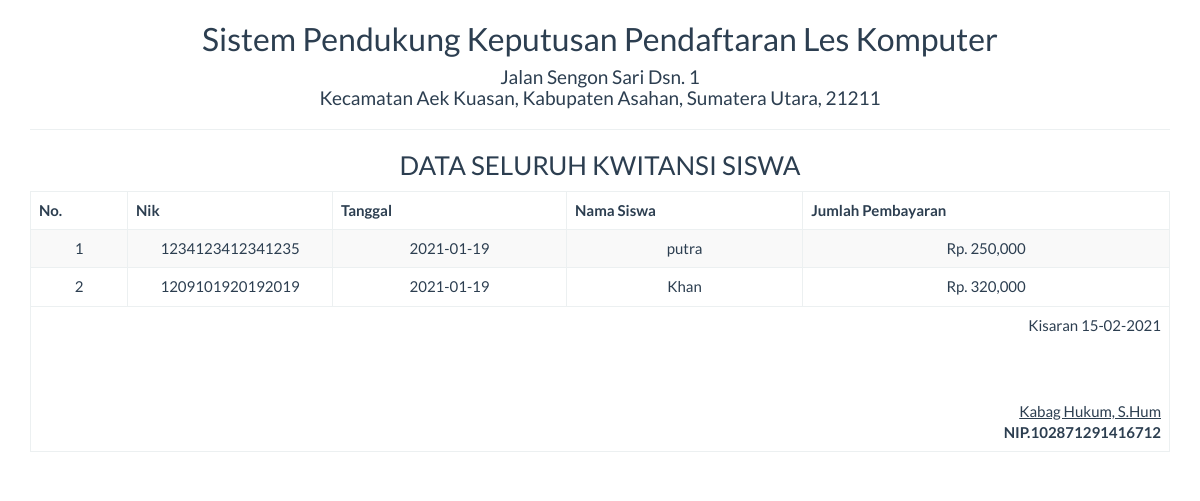
The app's page /report/kwitansi_semua.php with its own data.
### tables this page shows
CREATE TABLE `tb_kwitansi` (
  `id_kwitansi` int(11) NOT NULL,
  `tanggal` date NOT NULL,
  `nik` varchar(25) NOT NULL,
  `jumlah_pembayaran` int(20) NOT NULL
);

CREATE TABLE `tb_siswa` (
  `id` int(11) NOT NULL,
  `nik` varchar(50) NOT NULL,
  `nama_siswa` varchar(25) NOT NULL,
  `alamat` varchar(20) NOT NULL,
  `no_hp` varchar(12) NOT NULL,
  `jenis_kelamin` varchar(25) NOT NULL
);

### report/kwitansi_semua.php (the view, shortened to what this page needs)
<!DOCTYPE html>
<html>
    <head>
        <link href="../Assets/css/bootstrap.min.css" rel="stylesheet" type="text/css"/>
    </head>
    <body onload="print()">
        <?php
        include '../config/koneksi.php';
        ?>
        <div class="container">
            <div class='row'>
                <div class="col-sm-12">
                    <div class="text-center">
                        <h2>Sistem Pendukung Keputusan Pendaftaran Les Komputer </h2>
                        <h4>Jalan Sengon Sari Dsn. 1 <br> Kecamatan Aek Kuasan, Kabupaten Asahan, Sumatera Utara, 21211</h4>
                        <hr>
                        <h3>DATA SELURUH KWITANSI SISWA</h3>
                        <table class="table table-bordered table-striped table-hover">
                        <tbody>
                                <thead>
								<tr>
									<th>No.</th><th width="18%">Nik</th><th>Tanggal</th><th>Nama Siswa</th><th>Jumlah Pembayaran</th>
								</tr>
								</thead>
							<tbody>
                            <?php
                            $sql = "SELECT * FROM tb_kwitansi inner join tb_siswa on tb_kwitansi.nik=tb_siswa.nik";
                            $query = mysqli_query($koneksi, $sql) or die("SQL Anda Salah");
                            $nomor = 0;
                            while ($data = mysqli_fetch_array($query)) {
                                $nomor++;
                                ?>
                                <tr>
                                    <td><?= $nomor ?></td>
                                    <td><?= $data['nik'] ?></td>
                                    <td><?= $data['tanggal'] ?></td>
                                    <td><?= $data['nama_siswa'] ?></td>
								    <td>Rp. <?= number_format($data['jumlah_pembayaran']) ?></td>
                                </tr>
                            <?php } ?>
							</tbody>
                        </tbody>
                            <tfoot>
                                <tr>
                                    <td colspan="8" class="text-right">
                                        Kisaran  <?= date("d-m-Y") ?>
                                        <br><br><br><br>
                                        <u>Kabag Hukum, S.Hum<strong></u><br>
                                        NIP.102871291416712
									</td>
								</tr>
							</tfoot>
                        </table>
                    </div>
                </div>
            </div>
    </body>
</html>

### records on screen
tb_kwitansi: tb_siswa.nik "1234123412341235", tanggal "2021-01-19", tb_siswa.nama_siswa "putra", jumlah_pembayaran "250,000"
tb_kwitansi: tb_siswa.nik "1209101920192019", tanggal "2021-01-19", tb_siswa.nama_siswa "Khan", jumlah_pembayaran "320,000"
